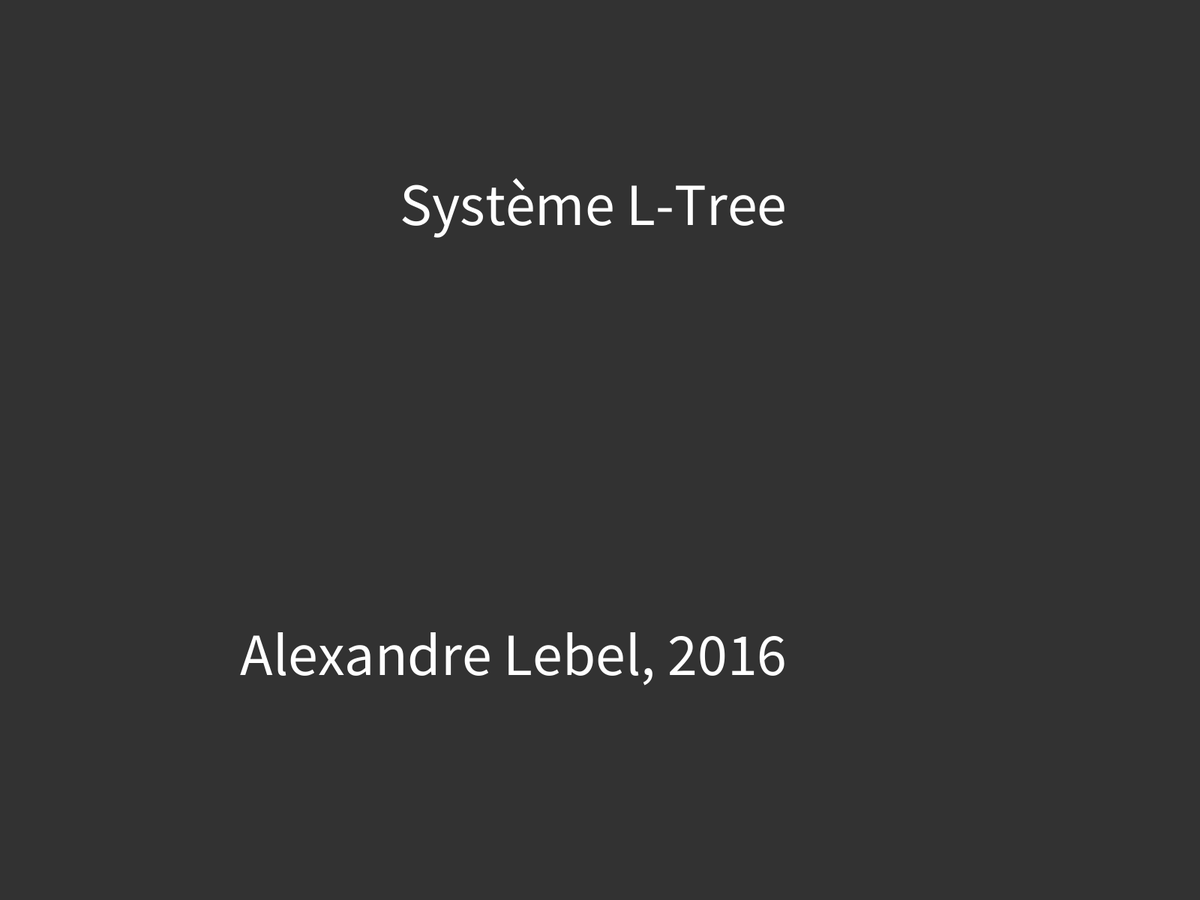
Frame 1 (no input)
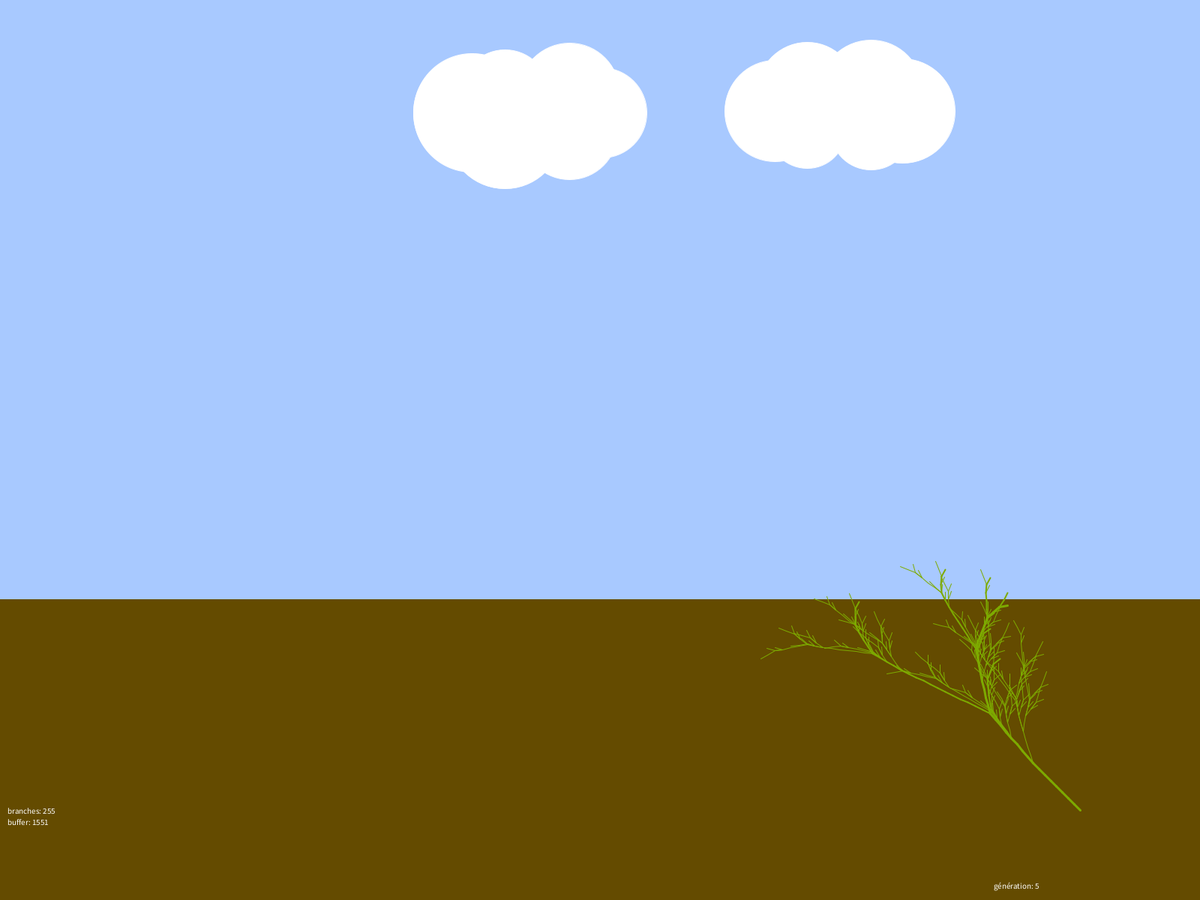
Frame 60 (the mouse pressed at the canvas centre just before this capture)
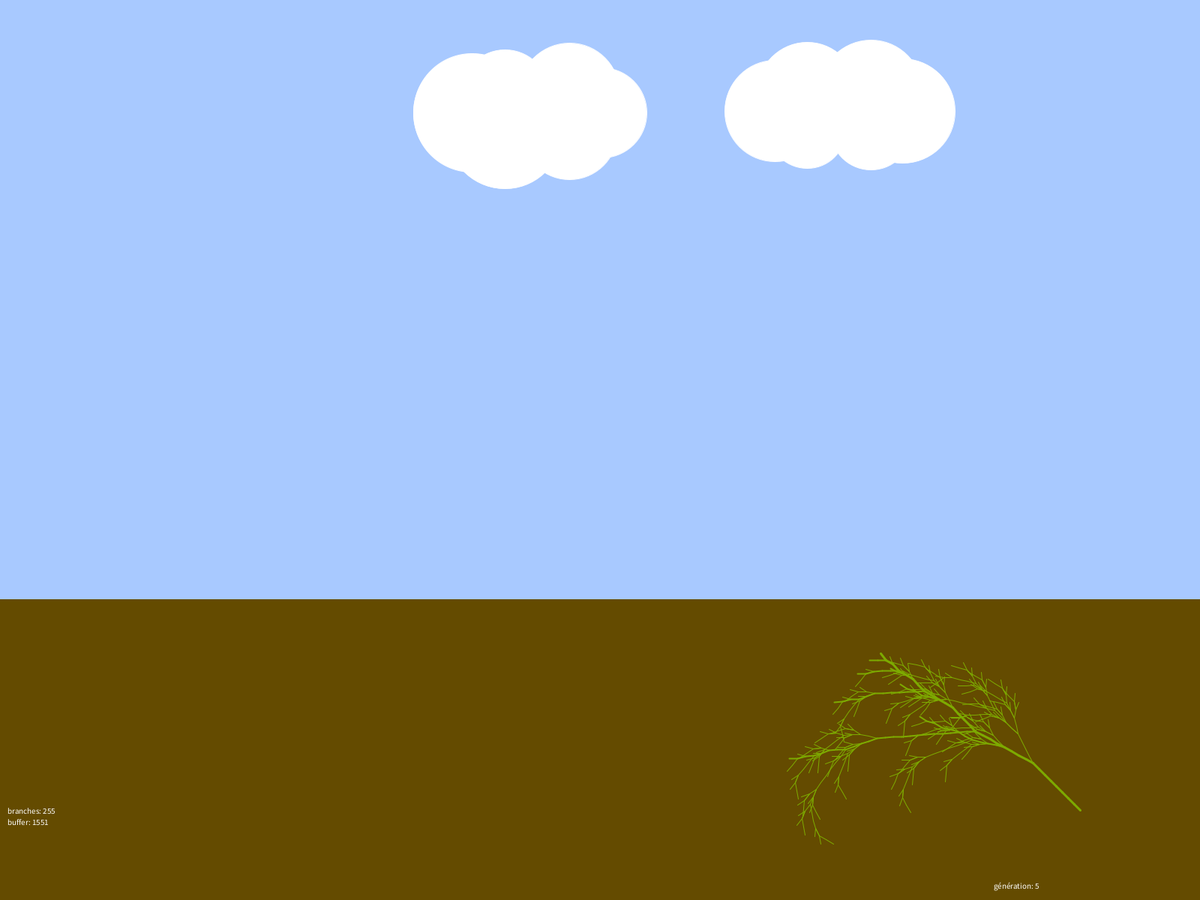
Frame 120 (the mouse held since frame 60 and released just before this capture)

The Processing sketch that drew these frames (run headless with seeded random() and noise(); from frame 60 on, the mouse is pressed at the canvas centre):

// Processing sketch: L_TREE_LOOP
// ── L_TREE_LOOP.pde
import java.util.Hashtable;
import java.util.Random;

World world;


long previousTime = 0;
long currentTime = 0;
long deltaTime;
int timeState =0;
int exit = 0;
double direction = Math.PI/6;
Expression exp;
Drawing drawing;
Cloud cloud1;
Cloud cloud2;
boolean nextGen = false;
boolean wind = false;
ArrayList<Object> valeurs;

void setup () {
  fullScreen(1);
  //size (800, 600);
  //valeurs = new ArrayList<Object>();
  //valeurs.add(180); valeurs.add((float)width/2); valeurs.add((float)height/2); 
  world = new World();
  exp = new Expression("X");
  //world.display();
  cloud1 = new Cloud();
  cloud2 = new Cloud();
  drawing = new Drawing();
}

void draw() {
  currentTime = millis();
  deltaTime = currentTime - previousTime;

    if(wind)
      drawGraphics();
      
      if(exit > 1200)
        //exit(); 
        timeState++;
    
 /* if(nextGen == true)
  {
    nextGen = false;
    exp.generation();
    cloud1 = new Cloud();
    cloud2 = new Cloud();
    world.incNombre();
    drawGraphics();
    
  }
    //drawGraphics();
  previousTime = currentTime; */
  timerState();
}

void keyPressed() {
  if (key == 'r') {
    restart();

}

if(key == 'k'){
  nextGen = true;
}

if(key == 'c'){
  world.accueil();
}

if(key == 'w'){
  wind = !wind;
}

if(key == '+'){
  if(drawing.getLength()>=1)
      drawing.setLength(drawing.getLength()+1);
  else
      drawing.setLength(drawing.getLength()*2);
  drawGraphics();
}

if(key == '-'){
  if(drawing.getLength() > 1)
      drawing.setLength(drawing.getLength()-1);
  else
      drawing.setLength(drawing.getLength()/2);
    drawGraphics();

}
    
}

void drawGraphics()
{
   world.display();
    cloud1.generateCloud();
    cloud2.generateCloud();
    drawing.drawShape(exp, wind);
    text ("branches: "+this.drawing.checkBracket(exp), 10, height - 115);
    text ("buffer: "+this.exp.getExpression().size(), 10, height - 100);
}


void restart()
{
    exp = null;
    exp = new Expression("X");
    world = new World();
    drawing = new Drawing();
    cloud1 = new Cloud();
    cloud2 = new Cloud();
    drawGraphics();
   // draw();
}

void timerState(){

   switch(timeState)
   {
     case 0:
       world.accueil();
       //if(deltaTime > 4000)
           timeState++;
       break;
       
     case 1:
       delay(4000);
       textSize(11);
       exp.generation();
       cloud1 = new Cloud();
       cloud2 = new Cloud();
       world.incNombre();
       drawGraphics();
       delay(1000);
       timeState++;
       break;
       
     case 2:
       exp.generation();
       cloud1 = new Cloud();
       cloud2 = new Cloud();
       world.incNombre();
       drawGraphics();
       delay(1500);
       timeState++;
       break;
       
      case 3:
       exp.generation();
       cloud1 = new Cloud();
       cloud2 = new Cloud();
       world.incNombre();
       drawGraphics();
       delay(1500);
       timeState++;
       break;  
       
      case 4:
       exp.generation();
       cloud1 = new Cloud();
       cloud2 = new Cloud();
       world.incNombre();
       drawGraphics();
       delay(1500);
       timeState++;
       previousTime = 0;
       currentTime = 0;
       break;  
       
      case 5:
       exp.generation();
       cloud1 = new Cloud();
       cloud2 = new Cloud();
       world.incNombre();
       drawGraphics();
       delay(1500);
       timeState++;
       break;  
       
     case 6:
       if(drawing.getLength() > 1)
          drawing.setLength(drawing.getLength()-3);
       else
          drawing.setLength(drawing.getLength()/2);
      
      drawGraphics();
      delay(500);
      timeState++;
      break;

     case 7:
       if(drawing.getLength() > 1)
          drawing.setLength(drawing.getLength()-3);
       else
          drawing.setLength(drawing.getLength()/2);
      
      drawGraphics();
      delay(500);
      timeState++;
      break;
      
     case 8:
       if(drawing.getLength() > 1)
          drawing.setLength(drawing.getLength()-1);
       else
          drawing.setLength(drawing.getLength()/2);
      
      drawGraphics();
      delay(500);
      timeState++;
      break; 
      
     case 9:
       exp.generation();
       cloud1 = new Cloud();
       cloud2 = new Cloud();
       world.incNombre();
       drawGraphics();
       delay(1500);
       timeState++;
       break;   
      
     case 10:
       exp.generation();
       cloud1 = new Cloud();
       cloud2 = new Cloud();
       world.incNombre();
       drawGraphics();
       delay(1500);
       timeState++;
       break;   
       
     case 11:
       exp.generation();
       cloud1 = new Cloud();
       cloud2 = new Cloud();
       world.incNombre();
       drawGraphics();
       delay(1500);
       timeState++;
       break;   
      
     case 12:
       if(drawing.getLength() > 1)
          drawing.setLength(drawing.getLength()-1);
       else
          drawing.setLength(drawing.getLength()/2);
      
      drawGraphics();
      delay(500);
      timeState++;
      break; 

     case 13:
       if(drawing.getLength() > 1)
          drawing.setLength(drawing.getLength()-1);
       else
          drawing.setLength(drawing.getLength()/2);
      
      drawGraphics();
      delay(500);
      timeState++;
      break; 

     case 14:
       if(drawing.getLength() > 1)
          drawing.setLength(drawing.getLength()-1);
       else
          drawing.setLength(drawing.getLength()/2);
      
      drawGraphics();
      delay(500);
      timeState++;
      break; 

     case 15:
       if(drawing.getLength() > 1)
          drawing.setLength(drawing.getLength()-1);
       else
          drawing.setLength(drawing.getLength()/2);
      
      drawGraphics();
      delay(500);
      timeState++;
      break; 
      
     case 16:
       exp.generation();
       cloud1 = new Cloud();
       cloud2 = new Cloud();
       world.incNombre();
       drawGraphics();
       timeState++;
              delay(1000);
       restart();
       break;
       
     case 17:
       exp.generation();
       world.incNombre();
       drawGraphics();
       
        exp.generation();
       world.incNombre();
       drawGraphics();
       
       exp.generation();
       world.incNombre();
       drawGraphics();
       
       exp.generation();
       world.incNombre();
       drawGraphics();
       
       delay(1500);
       timeState++;
       break;
       
     case 18: 
     wind = true;
     exit++;
     break;
     
     case 19: 
     wind = false;
     timeState = 0;
     exit = 0;
     currentTime = 0;
     previousTime=0;
     restart();
         
       
       
         
   }
  
}
// ── Cloud.pde

class Cloud{
  
    float rectX;
    float rectY;
    float posRectX;
    float posRectY;
    
    float radius1;
    float radius2;
    float radius3;
    float radius4;
    float radius5;
    float radius6;
    float mean;
    float deviation;
  
  
  Cloud(){
    
    rectX=randomGaussian()*5 +width/9 ;
    rectY=(height/6)-height/8;
    posRectX=random(width-rectX);
    posRectY=random(height/12, (height/12)+rectY);
    mean = width/12;
    deviation = width/100;
    
    radius1=randomGaussian() *deviation +mean;
    radius2=randomGaussian() *deviation +mean;
    radius3=randomGaussian() *deviation +mean;
    radius4=randomGaussian() *deviation +mean;
    radius5=randomGaussian() *deviation +mean;
    radius6=randomGaussian() *deviation +mean;
    
  }
  
  void generateCloud(){
    
    //random(8);
    //rd.nextGaussian();
    //Min + (int)(Math.random() * ((Max - Min) + 1))

    
    fill(0);
    strokeWeight(1);
    stroke(255);
      fill(255);

    ellipse(posRectX+rectX, posRectY+(rectY/2), radius1, radius1); // right most
    ellipse(posRectX+(rectX/4), posRectY, radius2, radius2); // left up
    ellipse(posRectX+(rectX*3/4), posRectY, radius3, radius3); // right up
    ellipse(posRectX+(rectX/4), posRectY+rectY, radius4, radius4); // left down
    ellipse(posRectX+(rectX*3/4), posRectY+rectY, radius5, radius5); // right down
    ellipse(posRectX, posRectY+(rectY/2), radius6, radius6); // left most
  }
  
  
  
}
// ── Drawing.pde
import java.util.Random;
import java.util.Hashtable;
import java.util.Stack;

class Drawing{
  Hashtable<String, Float> currentPoint; 
  ArrayList<Float> sin;
  ArrayList<Float> cos;
  Stack stack;
  int angle;
  int currentAngle;
  float perlinCoeff = 0;
  int perlinNoise = 0;
  float line_length;
  //ArrayList<Object> vals

  Drawing(){
    
    sin = new ArrayList<Float>();
    cos = new ArrayList<Float>();

    //vals = new ArrayList<Object>();
    //vals.add(180); vals.add((float)width/2); vals.add((float)height/2);
    stack = new Stack();
    currentPoint = new Hashtable();
    currentPoint.put("x",0.0);
    currentPoint.put("y",0.0);
    angle = 25;
    line_length = 11;
    currentAngle = 25;
    
    for(int i=0;i<360;i++)
    {
      sin.add((float)Math.sin(i * Math.PI / 180));
      cos.add((float)Math.cos(i * Math.PI / 180));
    }
  }
  
  void drawShape (Expression exp, boolean wind){
    //vals: [0] = currentAngle, [1] = currentPoint(x), [2] = currentPoint(y)
    float tempX = 0;
    float tempY = 0;
    int bracketsOpen=0, bracketsClose=0, brackets=0;
    
    if(wind)
    {
      perlinCoeff+=0.02;
      perlinNoise = (int)map(noise(perlinCoeff), 0, 1, -15, 15);
    }
    
    
    stroke(125,170,0);
    //System.out.println("values: "+vals.get(1)+ " " +vals.get(2));
    
    //line_length *= 0.50;
    currentAngle = 225;
    currentPoint.put("x",(float)width-width/10);
    currentPoint.put("y", (float)height-height/10);
   /* if(angle >359)
      angle-=360;
    angle++;  */
    
    //for(String elem: exp.expression)
    for(int i=0; i<exp.expression.size(); i++)
    {
       brackets = bracketsOpen - bracketsClose;
       if(brackets>2)
         brackets=2;
         
       
      
          strokeWeight(3-brackets);
      // draw line
      if(exp.expression.get(i).equals("+"))
        updateAngle("+");
      else if(exp.expression.get(i).equals("-"))
        updateAngle("-");
      else if(exp.expression.get(i).equals("["))
      {
        /*vals.set(0, currentAngle);
        vals.set(1, currentPoint.get("x"));
        vals.set(2, currentPoint.get("y"));*/
        stack.push(currentAngle);
        stack.push(currentPoint.get("x"));
        stack.push(currentPoint.get("y"));
        bracketsOpen++;

        
      }
      else if(exp.expression.get(i).equals("]"))
     {
        currentPoint.put("y",(float)stack.pop());
        currentPoint.put("x",(float)stack.pop());
        currentAngle = (int)stack.pop();
        bracketsClose++;
        
        
        /*currentAngle = (int)vals.get(0);
        currentPoint.put("x", (float)vals.get(1));
        currentPoint.put("y", (float)vals.get(2));*/
     }
      else 
      {
        tempX = currentPoint.get("x")+line_length * sin.get(currentAngle);
        tempY = currentPoint.get("y")+line_length * cos.get(currentAngle);  
        //System.out.println(tempX + "    " + tempY);
       // System.out.println(currentAngle);
       if((currentPoint.get("x")>0 && tempX>0) || (currentPoint.get("y")>0 && tempY>0))
          line(currentPoint.get("x"), currentPoint.get("y"), tempX, tempY);
        currentPoint.put("x",tempX);
        currentPoint.put("y",tempY);
        /*line(10,10,50,50+angle);
        angle+=10;*/
        
      }
      // updateAngle
        
    }
    
   // return values;
  }
  
  void updateAngle(String dir)
  {
      
     //println(currentAngle + dir); 
    if(dir.equals("-"))
    {
      if(currentAngle-angle+perlinNoise < 0)
        currentAngle+=360;
        
      //currentAngle-=angle;
      currentAngle = currentAngle-angle+perlinNoise;
      
      if(currentAngle>359){ currentAngle = 359; }
    }
    else if(dir.equals("+"))
    {
      if(currentAngle+angle+perlinNoise > 359)
        currentAngle-=360;
        
      //currentAngle+=angle;
      currentAngle = currentAngle+angle+perlinNoise;
      if(currentAngle<0)
        currentAngle = 0;
    }
   // println(currentAngle);
  }
  
  void setLength(float l)
  {
    this.line_length = l;
  }
  
  float getLength()
  {
    return line_length;
  }
  
  int checkBracket(Expression expr)
  {
    int nbBracket = 0;
    for(String elem: expr.expression)
    {
      if(elem.equals("["))
      {
        nbBracket++;
      }
    }
    return nbBracket;
  }
  
  
}
// ── Expression.pde
class Expression{
  ArrayList<String> expression;
  ArrayList<String> result;
  
  Expression(String e){
    expression = new ArrayList<String>();
    result = new ArrayList<String>();
   // angle = 45;
   // line_length = 30;
   String temp;
   
    
    for(int i=0; i<e.length();i++)
    {
      temp = String.valueOf(e.charAt(i));
      expression.add(temp);
    }
  }
  
  void generation(){
    
    result.clear();
    
    // (X → F−[[X]+X]+F[+FX]−X), (F → FF)
    //      F-[[X]+X]+F[+FX]-X
    
    for(String elem: expression)
    {
      if(elem.equals("F"))
        {
          result.add("F");
          result.add("F");
        }
        
      else if(elem.equals("X"))
      {                  // F-[[X]+X]+F[+FX]-X
        result.add("F");    
        result.add("-"); 
        result.add("[");
        result.add("["); 
        result.add("X"); 
        result.add("]"); 
        result.add("+"); 
        result.add("X"); 
        result.add("]");  
        result.add("+"); 
        result.add("F"); 
        result.add("["); 
        result.add("+"); 
        result.add("F"); 
        result.add("X"); 
        result.add("]"); 
        result.add("-"); 
        result.add("X"); 
      }
        
      else
        {
          result.add(elem);
        }
        
        /*if(elem.equals("-"))
          result.add("-");
        if(elem.equals("+"))
          result.add("+");  */
    }
    //result.add(" ");
    expression.clear();
    for(String elem: result)
    {
      expression.add(elem);
    }
    //expression = result;
    //return result;
    
}

  ArrayList<String> getExpression(){
    return expression;
  }

}
// ── World.pde
class World{
  int nombre = 0;
  int direction = 0;
  
  World(){
  nombre = 1;
  }
  
  void display(){
    background (168,201,255);
    fill(100,75,0);
    stroke(100,75,0);
    rect(0,height*2/3, width, height);
    
    showThanks();
    /*for(int i=0;i<direction;i++)  
    {
      rotate((float)Math.PI/6);  
    }
    direction++;*/
  }
  
    void showThanks() {
    //delay(10);
    fill(255);
    text ("génération: " + nombre, width - 275, height - 15);
  }
  
  int getNombre(){
    return this.nombre;
  }
  
  void decNombre()
  {
    nombre--;
  }
  
  void incNombre()
  {
    nombre++;
  }
  
  void accueil(){
    background(50);
    
    textSize(80);
    text ("Système L-Tree", width/3, height/4);
    text ("Alexandre Lebel, 2016", width/5, height*3/4);
  }

}
